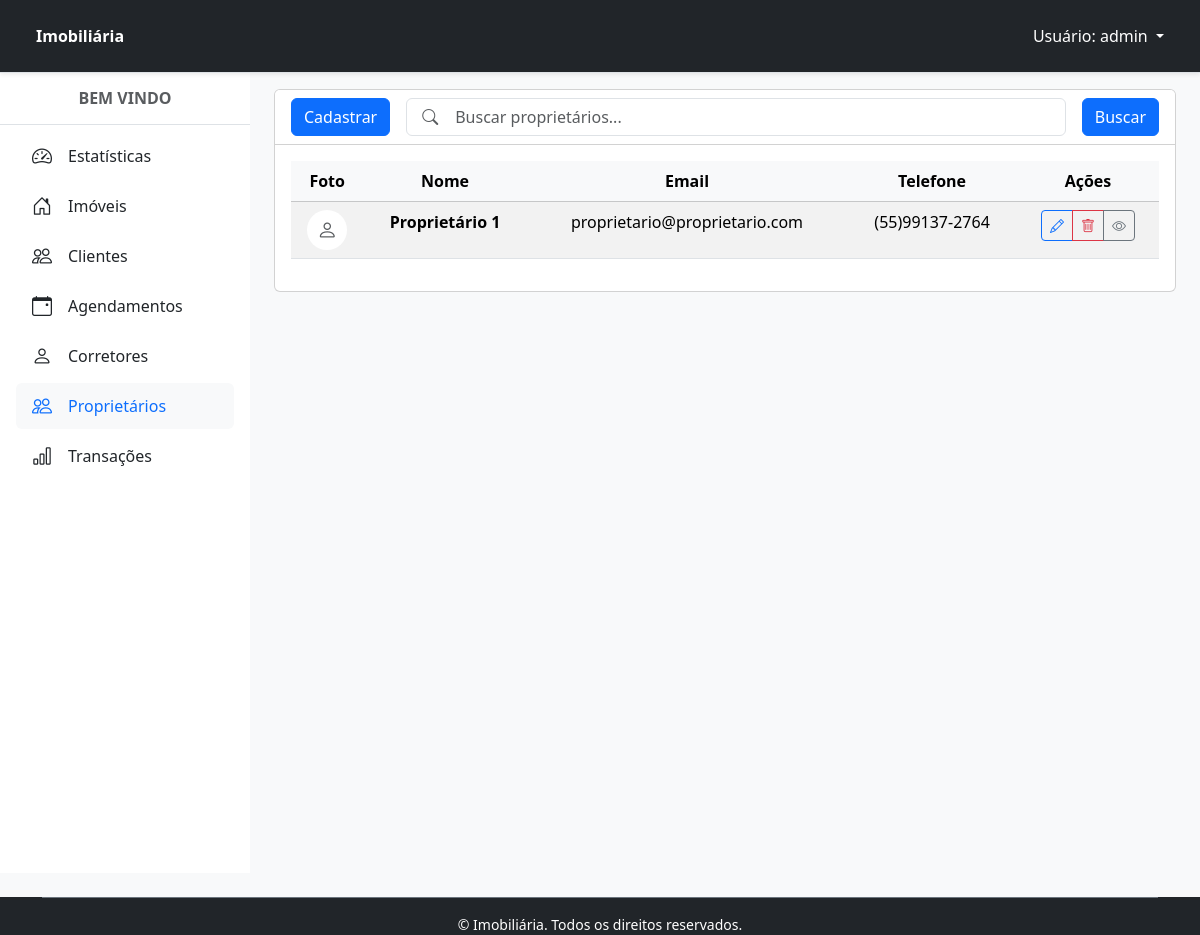
The app's page /proprietarios/ (signed in) with its own data.
### proprietarios/models.py (models this page shows, shortened)
class Proprietario(Pessoa):
    codigoProprietario = models.CharField('Código do Proprietário', max_length=10, unique=True)

### proprietarios/views.py (the view)
# urls.py: path('proprietarios/', ProprietariosView.as_view(), name='proprietario'),
class ProprietariosView(PermissionRequiredMixin, ListView):
    permission_required = 'proprietarios.view_proprietario'
    permission_denied_message = 'Você não tem permissão para acessar essa página.'
    model = Proprietario
    template_name = 'proprietarios.html'
    def get_queryset(self):
        buscar = self.request.GET.get('buscar')
        qs = super().get_queryset()
        if buscar:
            qs = qs.filter(nome__icontains=buscar)
        if qs.count() > 0:
            paginator = Paginator(qs, 10)
            listagem = paginator.get_page(self.request.GET.get('page'))
            return listagem
        else:
            messages.info(self.request, 'Nenhum Proprietario encontrado com esse nome')
            return Proprietario.objects.none()
    def get_context_data(self, **kwargs):
        context = super().get_context_data(**kwargs)
        current_month = timezone.now().month
        current_year = timezone.now().year
        context['total_proprietarios'] = Proprietario.objects.count()
        context['proprietarios_ativos'] = Proprietario.objects.count()
        context['novos_proprietarios_mes'] = 0
        return context

### proprietarios/templates/proprietarios.html (shortened to what this page needs)
{% extends "principal.html" %}
{% block content %}
    <div class="container-fluid">
        <div class="row">
            <main class="col-md-9 col-lg-12 p-3">
                <div class="card">
                    <div class="card-header bg-white d-flex justify-content-between align-items-center">
                        <div class="d-flex align-items-center gap-3 flex-grow-1">
                            {% if perms.proprietarios.add_proprietario %}
                            <a href="{% url 'proprietario_adicionar' %}" class="btn btn-primary">Cadastrar</a>
                            {% endif %}
                            <form method="GET" class="d-flex align-items-center gap-3 flex-grow-1 w-100">
                                <div class="position-relative flex-grow-1" style="min-width: 200px;">
                                    <i class="bi bi-search position-absolute top-50 start-0 translate-middle-y ms-3 text-muted"></i>
                                    <input type="text" name="buscar" class="form-control ps-5" placeholder="Buscar proprietários..." value="{{ request.GET.buscar }}">
                                </div>
                                <button type="submit" class="btn btn-primary">Buscar</button>
                            </form>
                        </div>
                    </div>
                    <div class="card-body">
                        <div class="table-responsive">
                            <table class="table table-hover table-striped">
                                <thead class="table-light text-center">
                                    <tr>
                                        <th>Foto</th>
                                        <th>Nome</th>
                                        <th>Email</th>
                                        <th>Telefone</th>
                                        <th>Ações</th>
                                    </tr>
                                </thead>
                                <tbody class="text-center">
                                    {% for proprietario in object_list %}
                                    <tr>
                                        <td>
                                            {% if proprietario.foto %}
                                            <img src="{{ proprietario.foto.url }}" class="rounded-circle" width="40" height="40" alt="Foto do proprietario"/>
                                            {% else %}
                                            <div class="bg-white rounded-circle d-flex align-items-center justify-content-center mx-auto" style="width: 40px; height: 40px;">
                                                <i class="bi bi-person text-muted fs-5"></i>
                                            </div>
                                            {% endif %}
                                        </td>
                                        <td class="fw-bold">{{ proprietario.nome }}</td>
                                        <td>{{ proprietario.email|default:"-" }}</td>
                                        <td>{{ proprietario.telefone|default:"-" }}</td>
                                        <td class="text-center">
                                            <div class="btn-group btn-group-sm" role="group">
                                                {% if perms.proprietarios.change_proprietario %}
                                                <a href="{% url 'proprietario_editar' proprietario.pk %}" class="btn btn-outline-primary" title="Editar">
                                                    <i class="bi bi-pencil"></i>
                                                </a>
                                                {% endif %}
                                                {% if perms.proprietarios.delete_proprietario %}
                                                <a href="{% url 'proprietario_apagar' proprietario.pk %}" class="btn btn-outline-danger" title="Excluir">
                                                    <i class="bi bi-trash"></i>
                                                </a>
                                                {% endif %}
                                                <button type="button" class="btn btn-outline-secondary" data-bs-toggle="modal" data-bs-target="#modal{{proprietario.id}}">
                                                    <i class="bi bi-eye"></i>
                                                </button>
                                            </div>
                                        </td>
                                    </tr>
                                    {% endfor %}
                                </tbody>
                            </table>
                        </div>
                    </div>
                </div>
            </main>
        </div>
    </div>
</html>
{% endblock %}

### home/templates/navbar.html (shortened to what this page needs)
<header class="bg-dark border-bottom py-3 px-4 sticky-top shadow-sm">
  <div class="container-fluid">
    <div class="d-flex justify-content-between align-items-center">
      {% if request.user.is_authenticated %}
        <div class="d-flex align-items-center gap-2">
          <span class="fw-bold text-white">Imobiliária</span>
        </div>
        <ul class="navbar-nav">
          <li class="nav-item dropdown">
            <a class="nav-link dropdown-toggle text-white" href="#" id="navbarLogin" role="button" data-bs-toggle="dropdown" aria-expanded="false">
              Usuário: {{ request.user.username }}
            </a>
          </li>
        </ul>
      {% endif %}
    </div>
  </div>
</header>

### records on screen
Proprietario: nome "Proprietário 1", email "proprietario@proprietario.com", telefone "(55)99137-2764"

### other values on screen
{{ request.user.username }} "admin"
